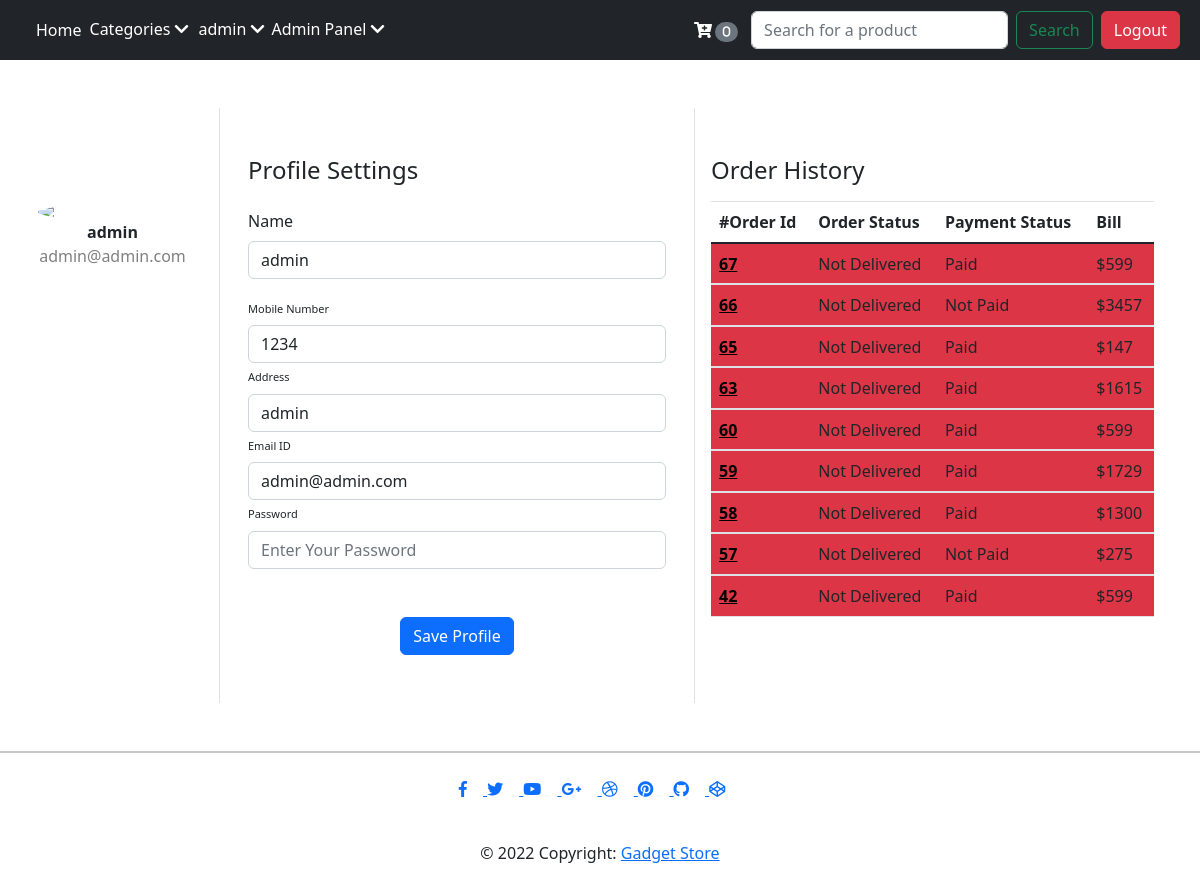
/userProfile.php (signed in), run on the app's committed database.
### tables this page shows
CREATE TABLE `users` (
  `user_id` int(255) NOT NULL,
  `user_name` varchar(255) NOT NULL,
  `user_email` varchar(255) NOT NULL,
  `user_pass` varchar(255) NOT NULL,
  `user_address` varchar(255) NOT NULL,
  `user_phone_no` text NOT NULL,
  `user_type` varchar(255) NOT NULL DEFAULT 'user',
  `user_created_timestamp` datetime NOT NULL DEFAULT current_timestamp()
);

CREATE TABLE `orders` (
  `order_id` int(11) NOT NULL,
  `order_user_id` int(11) DEFAULT NULL,
  `cart` text NOT NULL,
  `bill` int(11) NOT NULL,
  `order_status` varchar(255) NOT NULL DEFAULT 'Not Delivered',
  `payment_status` varchar(25) NOT NULL DEFAULT 'Not Paid',
  `payment_method` varchar(25) NOT NULL,
  `order_time` datetime NOT NULL DEFAULT current_timestamp()
);

### userProfile.php (the view, shortened to what this page needs)
<!DOCTYPE html>
<html lang="en">
<head>
    <link rel="stylesheet" href="/store/orderProfile.css">
    <link rel="stylesheet" href="https://cdn.jsdelivr.net/npm/bootstrap@5.0.0-alpha1/dist/css/bootstrap.min.css">
    <link rel="stylesheet" href="https://cdn.jsdelivr.net/npm/bootstrap@5.0.0-alpha1/dist/js/bootstrap.bundle.min.js">
    <link rel="stylesheet" href="https://cdnjs.cloudflare.com/ajax/libs/jquery/3.2.1/jquery.min.js">
</head>
<body>
    <?php
        include 'partials/_header.php';
        include 'partials/_dbconnect.php';
        $userId = $_SESSION['user_id'];
        $sql = "SELECT * FROM `users` WHERE user_id = $userId";
        $result = mysqli_query($conn, $sql);
        while($row = mysqli_fetch_assoc($result)){
            $userName = $row['user_name'];
            $userEmail = $row['user_email'];
            $userPhone = $row['user_phone_no'];
            $userAddress = $row['user_address'];
        }
    echo'
    <div class="container rounded bg-white mt-5 mb-5">
        <div class="row">
            <div class="col-md-2 border-right">
                <div class="d-flex flex-column align-items-center text-center p-3 py-5  mr-4"><img class="rounded-circle mt-5"
                        width="150px"
                        src="https://st3.depositphotos.com/15648834/17930/v/600/depositphotos_179308454-stock-illustration-unknown-person-silhouette-glasses-profile.jpg"><span
                        class="font-weight-bold">'.$userName.'</span><span
                        class="text-black-50">'.$userEmail.'</span><span> </span></div>
            </div>
            <div class="col-md-5 border-right">
                <div class="p-3 py-5">
                    <div class="d-flex justify-content-between align-items-center mb-3">
                        <h4 class="text-right">Profile Settings</h4>
                    </div>
                    <form action="'.$_SERVER['PHP_SELF'].'" method="post">
                        <div class="row mt-2">
                            <div class="col-md-12"><label class="name">Name</label><input type="text"
                                    name="newName" value="'.$userName.'" class="form-control" placeholder="User Name" value=""></div>
                        </div>
                        <div class="row mt-3">
                            <div class="col-md-12"><label class="labels">Mobile Number</label><input type="text" name="newPhone" value="'.$userPhone.'"
                                    class="form-control" placeholder="Enter phone number" value=""></div>
                            <div class="col-md-12"><label class="labels">Address</label><input type="text" name="newAddress" value="'.$userAddress.'"
                                    class="form-control" placeholder="Enter address" value=""></div>
                            <div class="col-md-12"><label class="labels">Email ID</label><input type="email" name="newEmail" value="'.$userEmail.'"
                                    class="form-control" placeholder="enter email id" value=""></div>
                            <div class="col-md-12"><label class="labels">Password</label><input type="password"
                                    class="form-control" placeholder="Enter Your Password" name="password"></div>
                        </div>
                        <div class="mt-5 text-center"><button class="btn btn-primary profile-button" type="submit">Save
                                Profile</button></div>
                </div>
            </div>
            <div class="col-md-5 p-3 py-5">
                <h4 class="justify-content-between align-items-center mb-3">Order History</h4>
                <table class="table">
                    <thead>
                        <tr>
                            <th scope="col">#Order Id</th>
                            <th scope="col">Order Status</th>
                            <th scope="col">Payment Status</th>
                            <th scope="col">Bill</th>
                        </tr>
                    </thead>
                    <tbody>';
                    $sql = "SELECT * FROM `orders` WHERE order_user_id = $userId ORDER BY order_time DESC";
                    $result = mysqli_query($conn, $sql);
                    $num = mysqli_num_rows($result);
                    if ($num>0){
                        while($row = mysqli_fetch_assoc($result)){
                        $orderId = $row['order_id'];
                        $amountPaid = $row['bill'];
                        $status = $row['order_status'];
                        $payStatus = $row['payment_status'];
                        echo '<tbody>
                            ';
                            if($status == "Complete"){
                                echo "
                                <tr class='bg-success'>
                                <th scope='row'><a style='color: black' href='/store/orderPage.php?orderId=".$orderId."'>$orderId</a></th>
                                <td>$status</td>
                            <td>$payStatus</td>
                            <td>$$amountPaid</td>
                            <tr>";}
                            else if($status == "Not Delivered"){
                            echo "
                            <tr class='bg-danger'>
                            <th scope='row'><a style='color: black' href='/store/orderPage.php?orderId=".$orderId."'>$orderId</a></th>
                            <td>$status</td>
                            <td>$payStatus</td>
                            <td>$$amountPaid</td>
                            <tr>";
                            }
                    }
                    }else{
                        echo'
                        <tr>
                            <td colspan="4" class="text-center">No Orders Found</td>
                        </tr>';
                        ;
                    }
                    echo'
                    </tbody>
                </table>
            </div>
        </div>
    </div>
    </div>
    </div>
    </div>';
     ?>
    <?php include 'partials/_footer.php'?>
</body>
</html>

### orderProfile.css (style rules this page uses)
body { background: rgb(99, 39, 120) }
.profile-button { background: rgb(99, 39, 120); box-shadow: none; border: none }
.labels { font-size: 11px }

### data on the page
users: user_name "admin", user_email "admin@admin.com", newName "admin", newPhone "1234", newAddress "admin", newEmail "admin@admin.com"
orders: order_id "67", order_status "Not Delivered", payment_status "Paid", bill "599"
orders: order_id "66", order_status "Not Delivered", payment_status "Not Paid", bill "3457"
orders: order_id "65", order_status "Not Delivered", payment_status "Paid", bill "147"
orders: order_id "63", order_status "Not Delivered", payment_status "Paid", bill "1615"
orders: order_id "60", order_status "Not Delivered", payment_status "Paid", bill "599"
orders: order_id "59", order_status "Not Delivered", payment_status "Paid", bill "1729"
orders: order_id "58", order_status "Not Delivered", payment_status "Paid", bill "1300"
orders: order_id "57", order_status "Not Delivered", payment_status "Not Paid", bill "275"
orders: order_id "42", order_status "Not Delivered", payment_status "Paid", bill "599"

### other printed values
$curUserName "admin"
$c "0"
